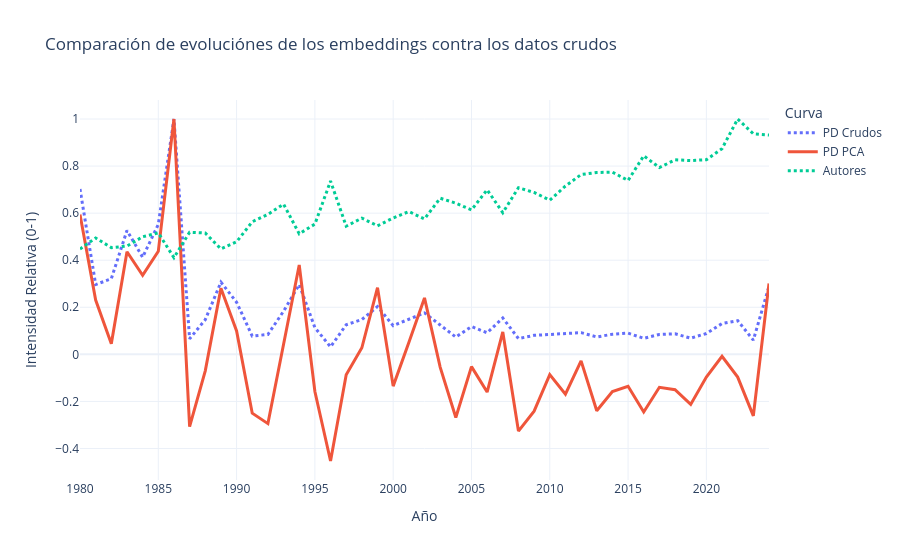

The notebook cell this image was saved under:
### Code cell
# 'inner' para quedarnos solo con los años que existen en ambos lados
df_comparacion = pd.merge(df_plot, df_flujo, left_on='Year', right_on='year', how='inner')

# Normalización Manual (Escala 0 a 1)
# Para poder comparar directamente las tendencias
#PD es percent of documents

#Por cada atributo definido, se busca al maximo, y a cada valor (fila) es dividido entre ese valor
df_comparacion['PD Crudos'] = df_comparacion['Percent of documents'] / df_comparacion['Percent of documents'].max()
df_comparacion['PD PCA'] = df_comparacion['y_original'] / df_comparacion['y_original'].max()
df_comparacion['Autores'] = df_comparacion['Ave. authorships'] / df_comparacion['Ave. authorships'].max()
# Graficar
fig = px.line(
    df_comparacion, 
    x='Year', 
    y=['PD Crudos', 'PD PCA', 'Autores'], 
    title="Comparación de evoluciónes de los embeddings contra los datos crudos",
    labels={'value': 'Intensidad Relativa (0-1)', 'variable': 'Curva', 'Year': 'Año'},
    template="plotly_white",
    markers=False
)

fig.update_traces(line=dict(width=3)) 
fig.update_traces(patch={"line": {"dash": "dot"}}, selector={"name": "Autores"})
fig.update_traces(patch={"line": {"dash": "dot"}}, selector={"name": "PD Crudos"})
fig.show()

### Figure 1 — Plotly figure (JSON) as saved in the notebook; plotly's stock layout.template omitted (floating-point values rounded to 4 significant figures)
{"data": [{"hovertemplate": "Curva=PD Crudos<br>Año=%{x}<br>Intensidad Relativa (0-1)=%{y}<extra></extra>", "legendgroup": "PD Crudos", "line": {"color": "#636efa", "dash": "dot", "width": 3}, "marker": {"symbol": "circle"}, "mode": "lines", "name": "PD Crudos", "orientation": "v", "showlegend": true, "type": "scatter", "x": [1980, 1981, 1982, 1983, 1984, 1985, 1986, 1987, 1988, 1989, 1990, 1991, 1992, 1993, 1994, 1995, 1996, 1997, 1998, 1999, 2000, 2001, 2002, 2003, 2004, 2005, 2006, 2007, 2008, 2009, 2010, 2011, 2012, 2013, 2014, 2015, 2016, 2017, 2018, 2019, 2020, 2021, 2022, 2023, 2024], "xaxis": "x", "y": [0.7029, 0.2965, 0.3212, 0.5263, 0.4125, 0.5523, 1.0, 0.06608, 0.1472, 0.3068, 0.2214, 0.07767, 0.08443, 0.1832, 0.2965, 0.1135, 0.03167, 0.1257, 0.1477, 0.2029, 0.1221, 0.1485, 0.1761, 0.1247, 0.07341, 0.1179, 0.0917, 0.1543, 0.06715, 0.08064, 0.0853, 0.08948, 0.09213, 0.07385, 0.08548, 0.08999, 0.06811, 0.0845, 0.08744, 0.06871, 0.08851, 0.1308, 0.1432, 0.06038, 0.2887], "yaxis": "y"}, {"hovertemplate": "Curva=PD PCA<br>Año=%{x}<br>Intensidad Relativa (0-1)=%{y}<extra></extra>", "legendgroup": "PD PCA", "line": {"color": "#EF553B", "dash": "solid", "width": 3}, "marker": {"symbol": "circle"}, "mode": "lines", "name": "PD PCA", "orientation": "v", "showlegend": true, "type": "scatter", "x": [1980, 1981, 1982, 1983, 1984, 1985, 1986, 1987, 1988, 1989, 1990, 1991, 1992, 1993, 1994, 1995, 1996, 1997, 1998, 1999, 2000, 2001, 2002, 2003, 2004, 2005, 2006, 2007, 2008, 2009, 2010, 2011, 2012, 2013, 2014, 2015, 2016, 2017, 2018, 2019, 2020, 2021, 2022, 2023, 2024], "xaxis": "x", "y": [0.5941, 0.2306, 0.04496, 0.4358, 0.3355, 0.4378, 1.0, -0.3073, -0.06988, 0.2806, 0.09939, -0.2502, -0.2944, 0.04858, 0.3796, -0.1581, -0.4532, -0.08699, 0.02794, 0.2833, -0.135, 0.05022, 0.2398, -0.05417, -0.2686, -0.05205, -0.1604, 0.09518, -0.326, -0.2414, -0.08581, -0.1694, -0.02789, -0.2396, -0.1579, -0.1355, -0.245, -0.1401, -0.1501, -0.2128, -0.09654, -0.008411, -0.09675, -0.2613, 0.3014], "yaxis": "y"}, {"hovertemplate": "Curva=Autores<br>Año=%{x}<br>Intensidad Relativa (0-1)=%{y}<extra></extra>", "legendgroup": "Autores", "line": {"color": "#00cc96", "dash": "dot", "width": 3}, "marker": {"symbol": "circle"}, "mode": "lines", "name": "Autores", "orientation": "v", "showlegend": true, "type": "scatter", "x": [1980, 1981, 1982, 1983, 1984, 1985, 1986, 1987, 1988, 1989, 1990, 1991, 1992, 1993, 1994, 1995, 1996, 1997, 1998, 1999, 2000, 2001, 2002, 2003, 2004, 2005, 2006, 2007, 2008, 2009, 2010, 2011, 2012, 2013, 2014, 2015, 2016, 2017, 2018, 2019, 2020, 2021, 2022, 2023, 2024], "xaxis": "x", "y": [0.4476, 0.4946, 0.4534, 0.46, 0.4996, 0.516, 0.4108, 0.5189, 0.5153, 0.4483, 0.4781, 0.5634, 0.5948, 0.6384, 0.5122, 0.5534, 0.7362, 0.5445, 0.5788, 0.546, 0.5794, 0.6067, 0.5755, 0.6635, 0.6424, 0.6136, 0.6993, 0.6017, 0.7081, 0.6877, 0.6552, 0.7152, 0.7639, 0.7726, 0.7742, 0.7388, 0.8436, 0.7935, 0.8266, 0.8234, 0.827, 0.8741, 1.0, 0.937, 0.9318], "yaxis": "y"}], "layout": {"legend": {"title": {"text": "Curva"}, "tracegroupgap": 0}, "title": {"text": "Comparación de evoluciónes de los embeddings contra los datos crudos"}, "xaxis": {"anchor": "y", "domain": [0, 1], "title": {"text": "Año"}}, "yaxis": {"anchor": "x", "domain": [0, 1], "title": {"text": "Intensidad Relativa (0-1)"}}}}
